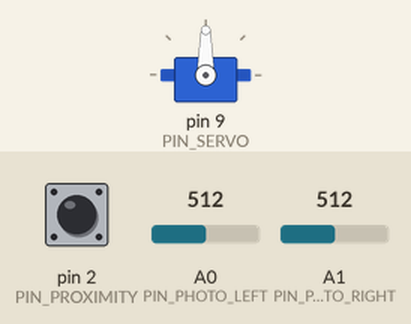
This sketch was run on a simulated Arduino Uno, built with avr-gcc and run on an emulated ATmega328P. Parts: servo. Inputs (shaded band) come from the test bench; at power-on: A0 (PIN_PHOTO_LEFT) = 512, A1 (PIN_PHOTO_RIGHT) = 512, pin 2 (PIN_PROXIMITY) HIGH. What the sketch prints to the serial monitor is not drawn.

Above: at 1.2 s.
1.3 s: A0 (PIN_PHOTO_LEFT) set to 544
At 1.75 s:
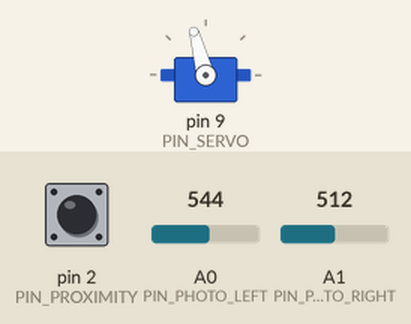
At 4.2 s:
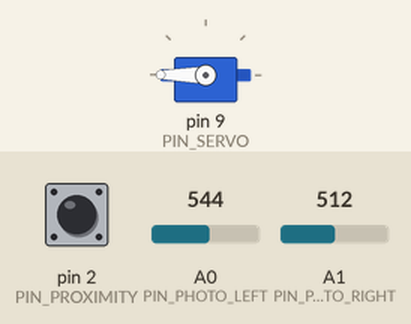
4.3 s: A1 (PIN_PHOTO_RIGHT) set to 551
5.8 s: A1 (PIN_PHOTO_RIGHT) set to 567
At 6.27 s:
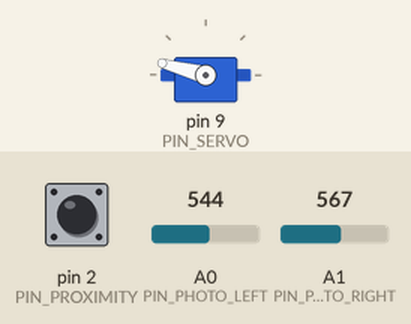
8.8 s: A0 (PIN_PHOTO_LEFT) set to 414
11.8 s: A0 (PIN_PHOTO_LEFT) set to 398
13.3 s: A1 (PIN_PHOTO_RIGHT) set to 306
At 13.46 s:
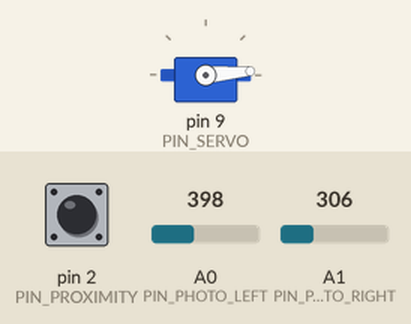
Timing chart, 0 to 17.3 s (numbered marks = the images above; inputs shaded):
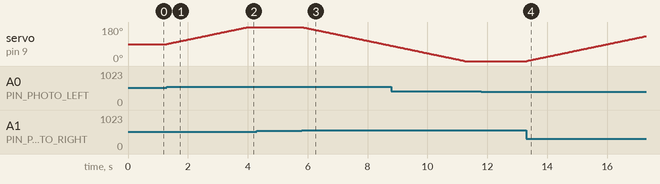

The sketch:

FinalCode.ino
```cpp
/*
 * Physics 124 Lab 4: FINAL SUBMISSION CODE
 * Status: Hardware Fixed. Logic Polished.
 * * CHANGES FROM PREVIOUS:
 * 1. Added "Startup Safety": Checks if sensor is blocked immediately on boot.
 * 2. Fixed "Restoration Timer": Uses subtraction instead of modulo (%) for reliability.
 * 3. Startup Angle: Defaults to 90 (Center) to prevent jumping to 0 on start.
 */

#include <Servo.h>

// --- Pin Setup ---
const int PIN_SERVO = 9;
const int PIN_PHOTO_LEFT = A0;
const int PIN_PHOTO_RIGHT = A1;
const int PIN_PROXIMITY = 2;

// --- Tuning Parameters ---
const int DEAD_BAND = 15;       // Slightly higher to prevent jitter
const int SLEEP_THRESHOLD = 10; // Low threshold for dark rooms
const int MAX_STEP = 5;         // Smooth speed

Servo myServo;
int currentAngle = 90;          // Start centered (Safer than 0)

// Volatile variables for Interrupts
volatile int maxAllowedAngle = 180;

// Timer variable for restoring range
unsigned long lastRestoreTime = 0;

void setup() {
  Serial.begin(9600);

  myServo.attach(PIN_SERVO);
  myServo.write(currentAngle);

  // Use INPUT_PULLUP to stabilize the IR signal
  pinMode(PIN_PROXIMITY, INPUT_PULLUP);

  // 1. INTERRUPT: Catches new objects arriving
  attachInterrupt(digitalPinToInterrupt(PIN_PROXIMITY), handleCollision, FALLING);

  // 2. STARTUP SAFETY: Checks if object is ALREADY there
  if (digitalRead(PIN_PROXIMITY) == LOW) {
    maxAllowedAngle = 90; // Limit range immediately
    Serial.println("Warning: Started with obstruction!");
  }

  Serial.println("--- SYSTEM READY ---");
}

void loop() {
  // --- A. SAFETY & RESTORATION LOGIC ---

  // If currently blocked, ensure we obey the limit
  if (digitalRead(PIN_PROXIMITY) == LOW) {
    if (currentAngle > maxAllowedAngle) {
       currentAngle = maxAllowedAngle;
       myServo.write(currentAngle);
    }
  }
  // If CLEAR, slowly restore range (Fixes the % bug)
  else if (maxAllowedAngle < 180) {
    if (millis() - lastRestoreTime > 100) { // Every 100ms
       maxAllowedAngle++;
       lastRestoreTime = millis();
    }
  }

  // --- B. SENSOR READING ---
  int valLeft = analogRead(PIN_PHOTO_LEFT);
  int valRight = analogRead(PIN_PHOTO_RIGHT);
  int avg = (valLeft + valRight) / 2;
  int diff = valLeft - valRight;

  // --- C. MOVEMENT LOGIC ---
  if (avg < SLEEP_THRESHOLD) {
    moveToAngle(90); // Go to sleep
  }
  else {
    if (abs(diff) > DEAD_BAND) {
      // Proportional Speed
      int stepSize = map(abs(diff), DEAD_BAND, 600, 1, MAX_STEP);
      stepSize = constrain(stepSize, 1, MAX_STEP);

      if (valLeft > valRight) {
        moveToAngle(currentAngle + stepSize); // Left
      } else {
        moveToAngle(currentAngle - stepSize); // Right
      }
    }
  }

  delay(30); // Loop speed
}

// --- Helper: Safe Move ---
void moveToAngle(int target) {
  // Enforce Dynamic Limit
  if (target > maxAllowedAngle) target = maxAllowedAngle;

  // Enforce Hardware Limits
  if (target < 0) target = 0;
  if (target > 180) target = 180;

  currentAngle = target;
  myServo.write(currentAngle);
}

// --- Interrupt: Emergency Stop ---
void handleCollision() {
  // Back off 20 degrees immediately
  int safePos = currentAngle - 20;
  if (safePos < 0) safePos = 0;

  maxAllowedAngle = safePos;
  currentAngle = safePos;
  myServo.write(currentAngle);
}
```

Measured:
- the behaviour switches between 527 and 528 on A0 (PIN_PHOTO_LEFT) (found by bisection; images 0 and 1)
- the behaviour switches between 559 and 560 on A1 (PIN_PHOTO_RIGHT) (found by bisection; images 2 and 3)
- after the input at 1.3 s, servo on pin 9 (PIN_SERVO): moves from 90° to 180° over 2.7 s, starting at once
- after the input at 4.3 s, every drawn part: stays the same
- after the input at 5.8 s, servo on pin 9 (PIN_SERVO): moves from 180° to 81° over 3.0 s, starting at once
- after the input at 11.8 s, every drawn part: stays the same
- after the input at 13.3 s, servo on pin 9 (PIN_SERVO): moves from 0° to 132° over 4.0 s, starting at once
